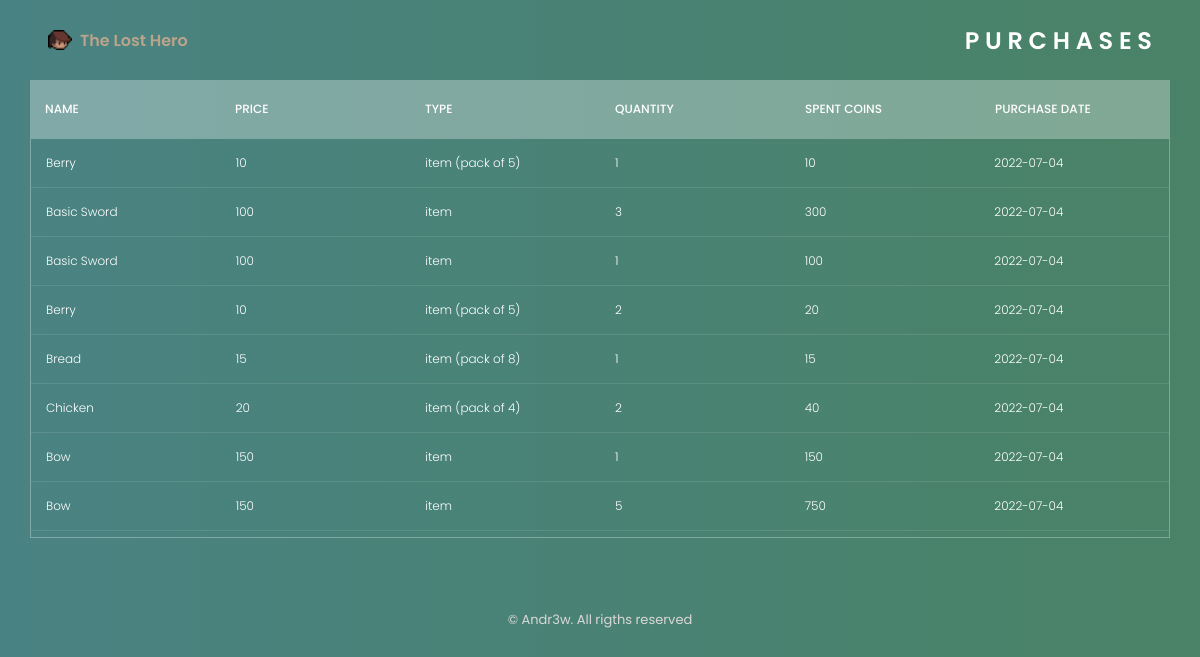
Screenshot of /html/purchases.php (signed in) with the database file from the repository.
### tables this page shows
CREATE TABLE `purchases` (
  `id` int(11) NOT NULL,
  `username` varchar(50) NOT NULL,
  `item_id` int(11) NOT NULL,
  `item_quantity` int(11) NOT NULL,
  `spent_coins` int(11) NOT NULL,
  `purchase_date` date NOT NULL
);

CREATE TABLE `store` (
  `id` int(11) NOT NULL,
  `name` varchar(20) NOT NULL,
  `price` int(11) NOT NULL,
  `type` varchar(20) NOT NULL,
  `pack_quantity` int(11) NOT NULL DEFAULT 1,
  `release_date` date NOT NULL DEFAULT current_timestamp(),
  `is_exclusive` tinyint(1) NOT NULL DEFAULT 0,
  `discount` int(11) NOT NULL DEFAULT 0,
  `img_location` varchar(100) NOT NULL DEFAULT '../assets/img/store/store/.png'
);

### html/purchases.php (the view, shortened to what this page needs)
<?php
	include("../php/connection.php");
?>
<!DOCTYPE html>
    <html lang="en">
    <head>
        <link rel="stylesheet" href="https://cdn.jsdelivr.net/npm/boxicons@latest/css/boxicons.min.css">
        <link rel="stylesheet" href="../assets/css/swiper-bundle.min.css">
        <link rel="stylesheet" href="../assets/css/purchases.css?v=<?php echo time(); ?>">
        <?php include("preloader.php"); ?>
        <header class="header" id="header">
            <nav class="nav container">
                <a href="index.php" class="nav_logo">
                    <img src="../assets/img/page/head.png" alt="" class="nav_logo-img"></img>
                    <h4 class="nav_logo-txt">The Lost Hero</h4>
                </a>
                <div class="nav_menu">
                    <h1 >P U R C H A S E S</h1>
                </div>
            </nav>
        </header>
        <main class="main">
            <br><br>
            <section class="p_section">
                <div class="tbl-header">
                    <table  class="p_table" cellpadding="0" cellspacing="0" border="0">
                        <thead>
                            <tr class="p_tr">
                                <th class="p_th">Name</th>
                                <th class="p_th">Price</th>
                                <th class="p_th">Type</th>
                                <th class="p_th">Quantity</th>
                                <th class="p_th">Spent Coins</th>
                                <th class="p_th">Purchase Date</th>
                            </tr>
                        </thead>
                    </table>
                </div>
                <div class="tbl-content">
                    <table class="p_table" cellpadding="0" cellspacing="0" border="0">
                        <tbody>
                            <?php
                                $username = $_SESSION['username'];
                                $query = "select purchases.item_quantity, purchases.spent_coins, purchases.purchase_date, store.name, store.price, store.type from purchases inner join store on purchases.item_id = store.id where purchases.username = '$username'";
                                $purchases_data = mysqli_query($con, $query);
                            if($purchases_data)
                            {
                                if($purchases_data && mysqli_num_rows($purchases_data) > 0)
                                {
                                    foreach($purchases_data as $purchase){
                                        $item_name = $purchase['name'];
                                        $item_price = $purchase['price'];
                                        $item_type = $purchase['type'];
                                        $item_quantity = $purchase['item_quantity'];
                                        $spent_coins = $purchase['spent_coins'];
                                        $purchase_date = $purchase['purchase_date'];
                                        ?>
                                            <tr class="p_tr">
                                                <td class="p_td"><?php echo $item_name?></td>
                                                <td class="p_td"><?php echo $item_price?></td>
                                                <td class="p_td"><?php echo $item_type?></td>
                                                <td class="p_td"><?php echo $item_quantity?></td>
                                                <td class="p_td"><?php echo $spent_coins?></td>
                                                <td class="p_td"><?php echo $purchase_date?></td>
                                            </tr>
                                        <?php
                                    }
                                }
                            }
                            ?>
                        </tbody>
                    </table>
                </div>
                    <span class="footer_copy">&#169; Andr3w. All rigths reserved</span>
                </section>
        </main>
    </body>
</html>

### html/preloader.php
</head>
<body>

### assets/css/purchases.css (style rules this page uses)
:root { --header-height: 3.5rem; --hue: 14; --nav-text-color: hsl(31, 25%, 64%); --first-color: hsl(var(--hue), 91%, 54%); --first-color-alt: hsl(var(--hue), 91%, 50%); --title-color: hsl(var(--hue), 4%, 100%); --text-color: hsl(var(--hue), 4%, 85%); --text-color-light: hsl(var(--hue), 4%, 55%); --body-color: linear-gradient(90deg, hsl(180, 28%, 40%) 0%, hsl(150, 28%, 40%) 100%); --container-color: linear-gradient(136deg, hsl(180, 28%, 33%) 0%, hsl(149, 28%, 34%) 100%); --body-font: 'Poppins', sans-serif; --biggest-font-size: 2rem; --h1-font-size: 1.5rem; --h2-font-size: 1.25rem; --h3-font-size: 1rem; --normal-font-size: .938rem; --small-font-size: .813rem; --smaller-font-size: .75rem; --font-medium: 500; --font-semi-bold: 600; --font-black: 900; --mb-0-25: .25rem; --mb-0-5: .5rem; --mb-0-75: .75rem; --mb-1: 1rem; --mb-1-5: 1.5rem; --mb-2: 2rem; --mb-2-5: 2.5rem; --z-tooltip: 10; --z-fixed: 100; }
@media screen and (min-width: 992px) { :root { --biggest-font-size: 4rem; --h1-font-size: 2.25rem; --h2-font-size: 1.5rem; --h3-font-size: 1.25rem; --normal-font-size: 1rem; --small-font-size: .875rem; --smaller-font-size: .813rem; } }
* { box-sizing: border-box; padding: 0; margin: 0; user-select: none; }
*::before, *::after { box-sizing: border-box; user-select: none; }
html { scroll-behavior: smooth; }
body { overflow-y: hidden; margin: var(--header-height) 0 0 0; font-family: var(--body-font); font-size: var(--normal-font-size); background: var(--body-color); color: var(--text-color); }
h1,h2,h3,h4 { color: var(--title-color); font-weight: var(--font-semi-bold); }
a { text-decoration: none; }
img { max-width: 100%; height: auto; }
.container { max-width: 1200px; margin-left: var(--mb-1-5); margin-right: var(--mb-1-5); }
.main { overflow: hidden; }
.header { width: 100%; background: var(--body-color); position: fixed; top: 0; left: 0; z-index: var(--z-fixed); }
.nav { height: var(--header-height); display: flex; justify-content: space-between; align-items: center; }
.nav.container { max-width: 1400px; }
.nav_logo { display: flex; align-items: center; column-gap: .5rem; font-weight: var(--font-semi-bold); }
.nav_logo-img { width: 1.5rem; }
.nav_logo-txt { color: var(--nav-text-color) }
.nav_link, .nav_logo, .nav_toggle, .nav_close { color: var(--title-color); }
.footer_copy { display: block; text-align: center; font-size: var(--smaller-font-size); margin-top: 4.5rem; }
.p_table { width:100%; table-layout: fixed; }
.tbl-header { background-color: rgba(255,255,255,0.3); }
.tbl-content { height:400px; overflow-x:auto; margin-top: 0px; border: 1px solid rgba(255,255,255,0.3); }
.p_th { padding: 20px 15px; text-align: left; font-weight: 500; font-size: 12px; color: #fff; text-transform: uppercase; }
.p_td { padding: 15px; text-align: left; vertical-align:middle; font-weight: 300; font-size: 12px; color: #fff; border-bottom: solid 1px rgba(255,255,255,0.1); }
.p_section { top: 20%; margin: 30px; }
@media screen and (min-width: 950px) { body { margin: 0; } }
@media screen and (min-width: 950px) { .nav { height: calc(var(--header-height) + 1.5rem); } }
@media screen and (min-width: 992px) { .container { margin-left: auto; margin-right: auto; } }
@media screen and (min-width: 992px) { .nav.container { margin-left: 3rem; margin-right: 3rem; } }

### rows the page displays
purchases: item.name "Berry", item.price "10", item.type "item (pack of 5)", item_quantity "1", spent_coins "10", purchase_date "2022-07-04"
purchases: item.name "Basic Sword", item.price "100", item.type "item", item_quantity "3", spent_coins "300", purchase_date "2022-07-04"
purchases: item.name "Basic Sword", item.price "100", item.type "item", item_quantity "1", spent_coins "100", purchase_date "2022-07-04"
purchases: item.name "Berry", item.price "10", item.type "item (pack of 5)", item_quantity "2", spent_coins "20", purchase_date "2022-07-04"
purchases: item.name "Bread", item.price "15", item.type "item (pack of 8)", item_quantity "1", spent_coins "15", purchase_date "2022-07-04"
purchases: item.name "Chicken", item.price "20", item.type "item (pack of 4)", item_quantity "2", spent_coins "40", purchase_date "2022-07-04"
purchases: item.name "Bow", item.price "150", item.type "item", item_quantity "1", spent_coins "150", purchase_date "2022-07-04"
purchases: item.name "Bow", item.price "150", item.type "item", item_quantity "5", spent_coins "750", purchase_date "2022-07-04"
